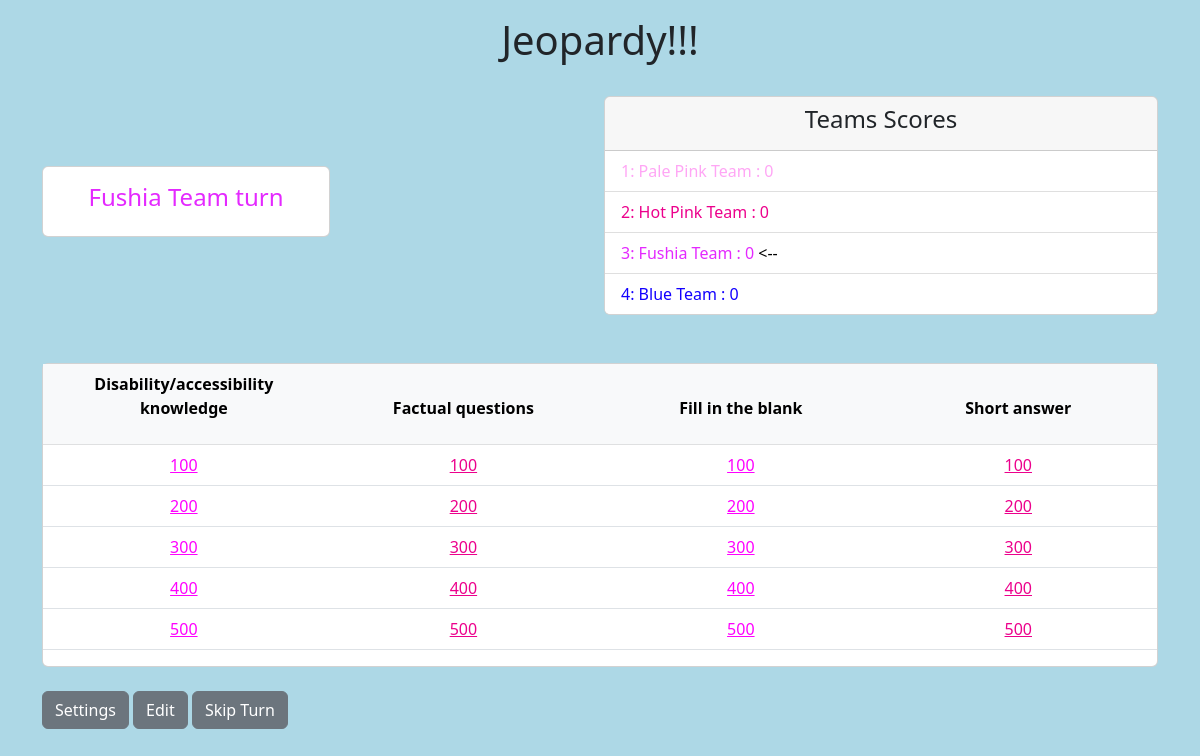
/board/3, run on an earlier commit of the app's database.
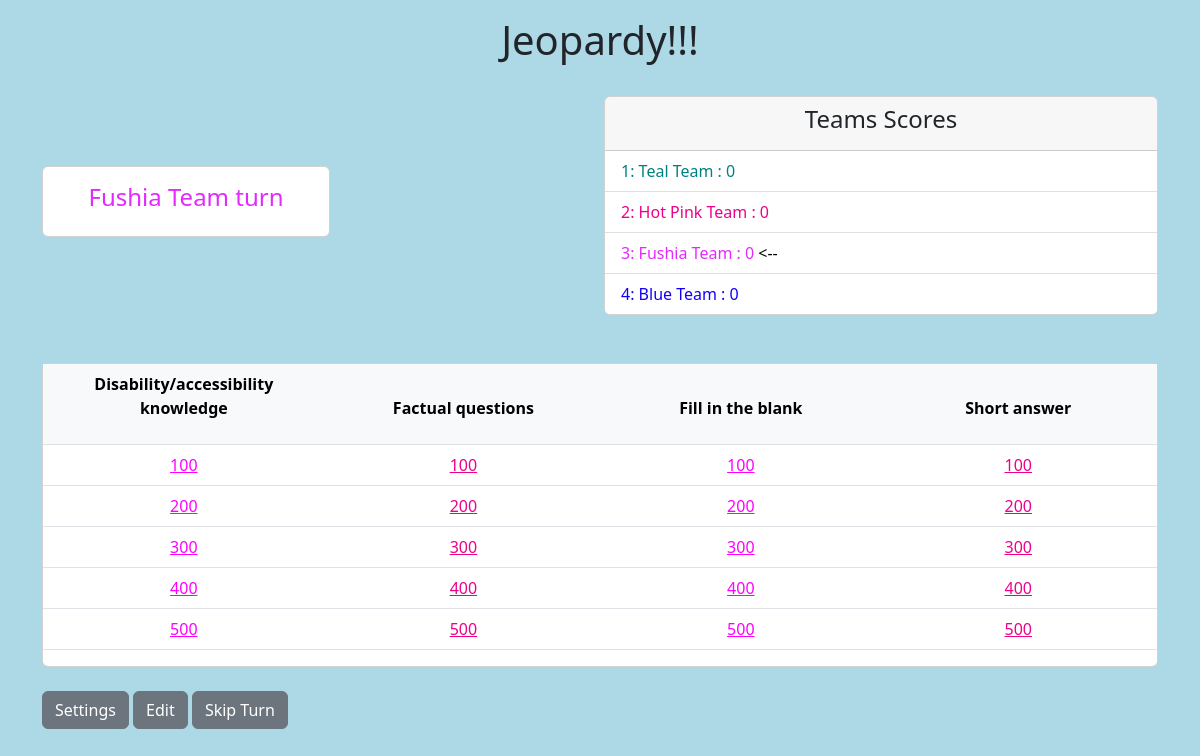
And on a later commit of the database.
### jeopardy/models.py (models this page shows)
class Team(models.Model):
    disabled = models.BooleanField(default=False)
    teamName = models.CharField(max_length=50)
    correct = models.ManyToManyField(Question,blank=True, related_name="correct")
    incorrect = models.ManyToManyField(Question,blank=True, related_name="incorrect")
    def __str__(self):
        return self.teamName
    color = ColorField(default='#FF0000')

### jeopardy/views.py (the view)
# urls.py: path("board/<int:team_id>", board, name= "board"),
def board(request,team_id):
    questions = Question.objects.all()
    topics = Topic.objects.all()
    points = Point.objects.all()
    activeTeam = Team.objects.get(id = team_id)
    teams = Team.objects.all()
    questions_parced = []
    for point in points:
        points_list = []
        for question in questions:
            if question.points == point:
                points_list.append(question)
        questions_parced.append(points_list)
    teams_with_total = []
    for team in teams:
        score = 0
        for qusiton in team.correct.all():
            score += int(qusiton.points.points)
        teams_with_total.append((team,score))
    context = {
        "questions": questions_parced,
        "topics" : topics,
        "activeTeam" : activeTeam,
        "team_id" : team_id,
        "teams" : teams_with_total,
        }
    return render(request, 'jeopardy/jeopardy.html', context)

### jeopardy/models.py (called while the page is built)
    def __str__(self):
        return self.name

    def __str__(self):
        return str(self.points)

### jeopardy/templates/jeopardy/jeopardy.html
{% extends 'jeopardy/base.html' %}
{% block content %}
<h1 class = "text-center mt-3">Jeopardy!!!</h1>
<div class="row justify-content-center align-items-center g-2">
  <div class="col">
    <div class="card mt-3" style = "width: 18rem;">
      <div class="card-body">
        <h4 class="card-title text-center" style = "color: {{activeTeam.color}};">{{activeTeam}} turn </h4>
      </div>
    </div>
  </div>
  <div class="col">
    <div class="card mt-4">
      <div class="card-header">
        <h4 class="card-title text-center">Teams Scores</h4>
      </div>
      <ul class="list-group list-group-flush">
        {% for team in teams %}
        {% if team.0.disabled %}
        <li class="list-group-item disabled"><del>{{team.0.id}}: {{team.0}}</del></li>
        {% else %}
        <li class="list-group-item" style = "color: {{team.0.color}};"> {{team.0.id}}: {{team.0}} : {{team.1}}{% if team.0.id == activeTeam.id %} <c style = "color: black;"> <-- </c>{% endif %}</li>
        {% endif %}
        {% endfor %}
      </ul>
    </div>
  </div>
</div>
<div class="card mt-5">
  <div class="table-responsive">
    <table class="table">
      <thead class="table-light">
        <tr>
          {% for topic in topics %}
          <th scope="col" style="width: 12rem;"><p class = "text-center">{{topic}}<p></th>
          {% endfor %}
        </tr>
      </thead>
      <tbody>
        {% for points in questions %}
        <tr class="">
          {% for question in points %}
          <td class = "text-center">
            {% if question.incorrect.all.count != 0 or question.correct.all.count != 0 %}
            <p class="mb-0 pink_disabled">{{question.points}}</p>
            {% else %}
            <a href="/question/{{question.id}}/{{team_id}}" style = "color: {{question.color}}">{{question.points}}</a><br>
            {% endif %}
          </td>
          {% endfor %}
        </tr>
        {% endfor %}
      </tbody>
    </table>
  </div>
</div>
<a class="btn btn-secondary mt-4" href="/admin">Settings</a>
<a class="btn btn-secondary mt-4" href="/editScore/{{activeTeam.id}}">Edit {{activeTeam.name}}</a>
<a class="btn btn-secondary mt-4" href="/next/{{activeTeam.id}}">Skip Turn</a>
{% endblock content %}

What changed in the data, as far as the page shows it:
changed Team id 1: color "#FFA6F5" → "#008080" (drawn); teamName "Pale Pink Team" → "Teal Team"
